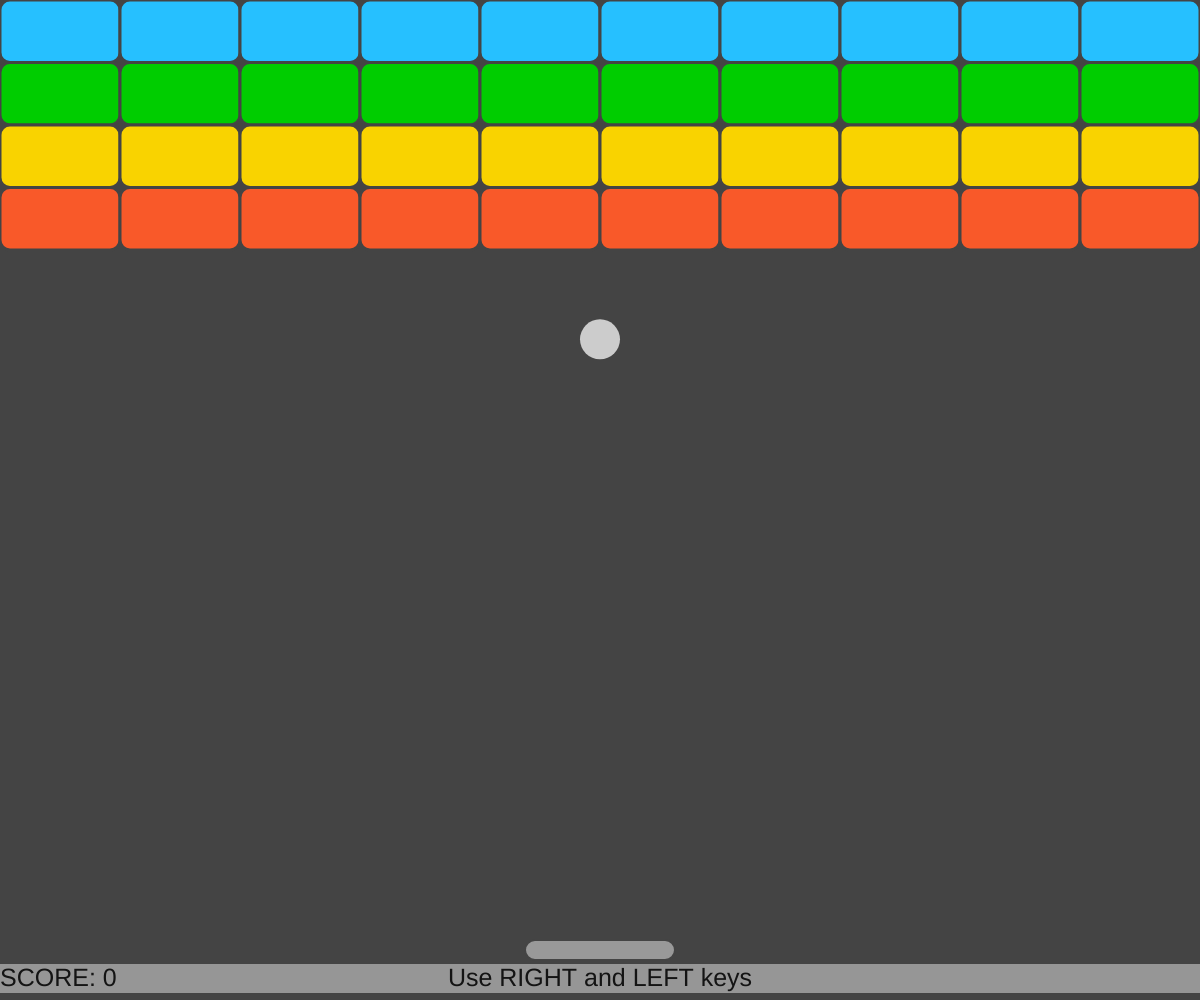
Frame 1 (no input)
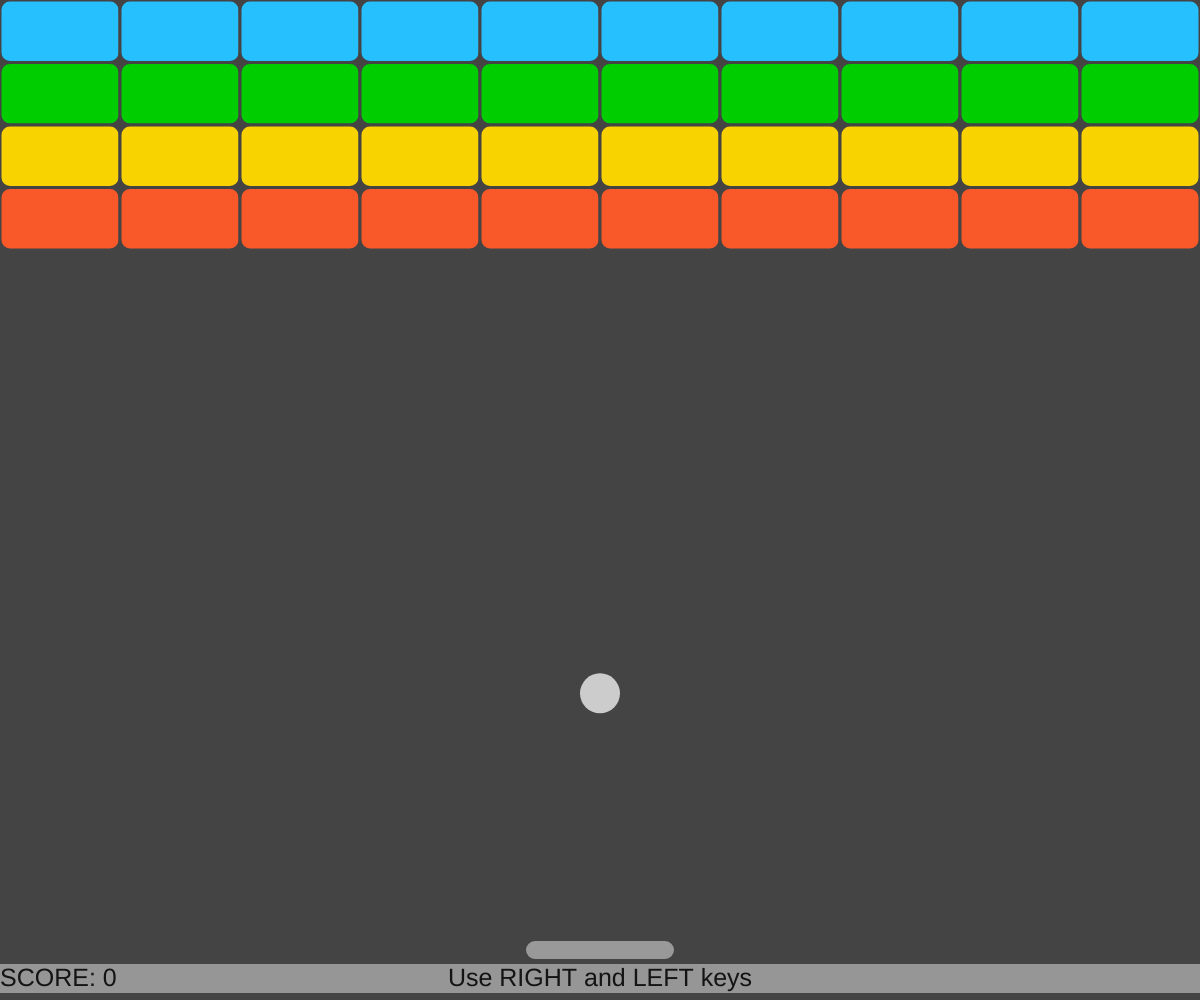
Frame 60 (no input)
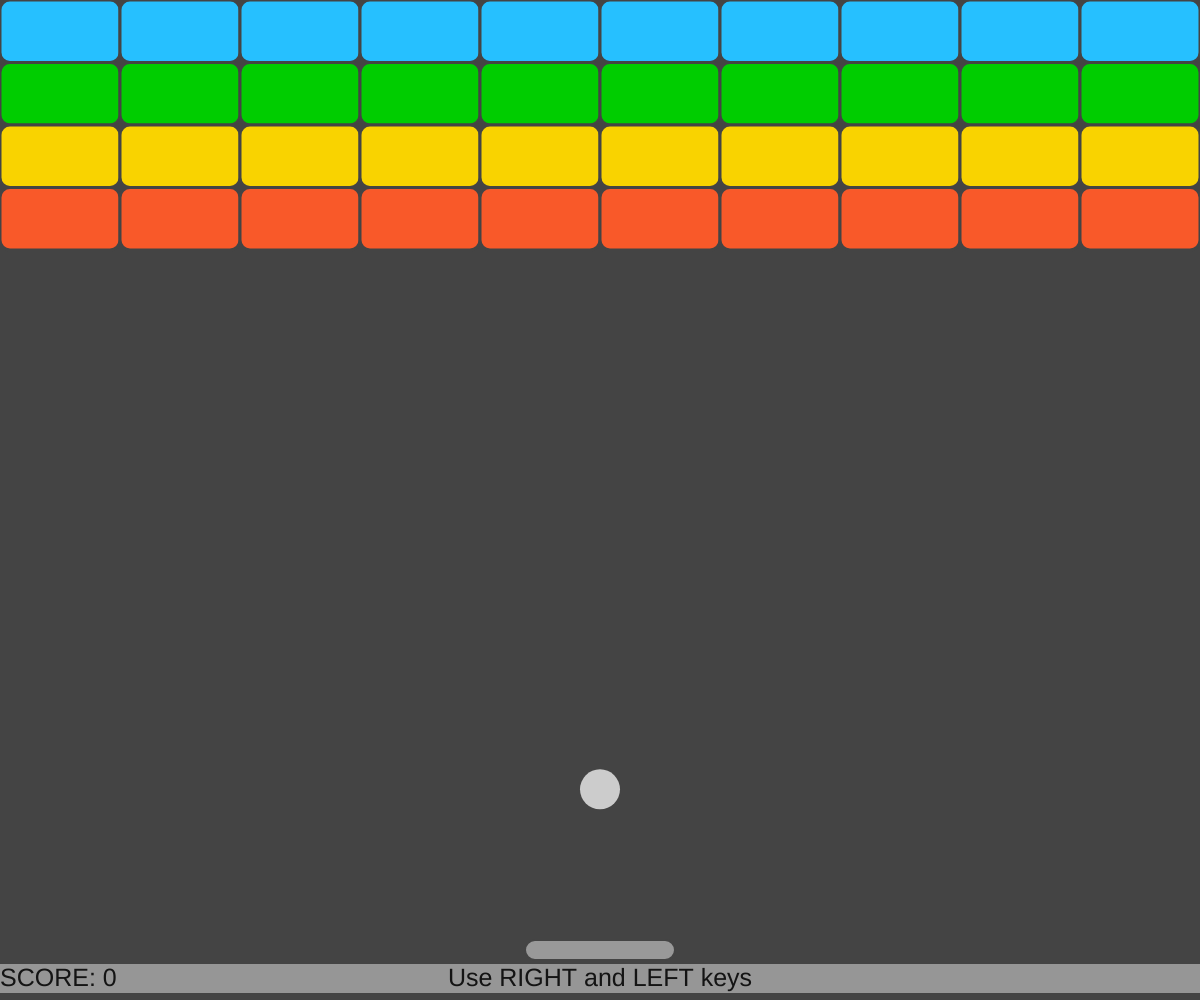
Frame 120 (the mouse pressed at the canvas centre since frame 60)

The p5.js sketch that drew these frames (run headless with seeded random() and noise() and a simulated clock; from frame 60 on, the mouse is pressed at the canvas centre):

// p5.js sketch
// ── sketch.js
/*
p5.js script for Breakout game
David Norman Diaz Estrada
https://github.com/DavidDZ7/breakout
August 2023
 */

backgroundColor='#444444'
paddleColor='#999999';
ballColor="#CCCCCC";
targetColors=["#f95929","#f9d300","#00cd00","#26c0ff"]//["#CC0000","#CCCC00","#00CC00","#0000CC"];

const rows=targetColors.length;
const cols=10;

paddle1=null
ball1=null
score1=null
targets=[]//list to store target objects
score=0

function setup() {
  createCanvas(windowWidth, windowHeight);
  [targets,maxWinPoints] = createTargets(rows,cols);
  console.log("maxWinpoints: ",maxWinPoints);
  paddle1 = new paddle();
  ball1 = new ball();
}

function draw() {
  let gameIsOver=ball1.check_if_ball_passed_bottom();
  if (gameIsOver){
    ShowGameOver();//display text
    setTimeout(restartGame, 1500);//restart after 1.5 seconds
    noLoop();//stop the draw function
  }
  else if(score==maxWinPoints){
    showGameInfo();
    ShowWin();
    noLoop();//stop the draw function
  }
  else{
    background(backgroundColor);
    showGameInfo();
    //Check collisions with targets:
    for (let i =0; i <targets.length; i++) {
      const currentTarget = targets[i];
  
      let collision=currentTarget.detectCollision(ball1); 
      if (collision){
        //increase score:
        score+=1;
        //bounce ball:
        ball1.Yspeed=abs(ball1.Yspeed);
        //decrease target life:
        currentTarget.life-=1;
        if (currentTarget.life<1){//hide target
          currentTarget.visible=false;
          currentTarget.checkCollisions=false;}
        break;
      }
  
    }
  
    //Show visible targets:
    for (const currentTarget of targets) {
      if (currentTarget.visible){currentTarget.show();}
    }
    //Update ball:
    ball1.update(paddle1);
    ball1.show();
    //Update paddle:    
    paddle1.update();
    paddle1.show();
  }
}

function createTargets(rows,cols){
  let maxWinPoints=0
  let targetWidth=windowWidth/cols;
  let targetHeight=(windowHeight/4)/rows;
  targets=[]
  targetLife=targetColors.length;

  for (row=0;row<rows;row++){
    let checkCollisions=true;
    for (col=0;col<cols;col++){
      targets.push(new target(row,col,targetWidth,targetHeight,checkCollisions,targetLife))
      maxWinPoints=maxWinPoints+targetLife
    }
    targetLife-=1;
  }
  return [targets,maxWinPoints]
}

function ShowGameOver(){
  let gameOverText="GAME OVER!";
  strokeWeight(0);
  textSize(40);
  let textWidth_ = textWidth(gameOverText);
  let textHeight_ = textAscent(gameOverText) + textDescent(gameOverText);
  //display text at the center of window
  fill(20);
  text(gameOverText,x=windowWidth/2-textWidth_/2,y=windowHeight/2-textHeight_/2);
}

function ShowWin(){
  let winText="YOU WON!";
  strokeWeight(0);
  textSize(40);
  let textWidth_ = textWidth(winText);
  let textHeight_ = textAscent(winText) + textDescent(winText);
  //display text at the center of window
  fill(20);
  text(winText,x=windowWidth/2-textWidth_/2,y=windowHeight/2-textHeight_/2);
}

function showGameInfo(){
  //----------------------------------------------------------------
  // DISPLAY GAME INSTRUCTIONS
  //----------------------------------------------------------------
  let instructions="Use RIGHT and LEFT keys";
  strokeWeight(0);
  textSize(25);
  let textWidth_ = textWidth(instructions);
  let textHeight_ = textAscent(instructions) + textDescent(instructions);
  //display a background rectangle for the instructions
  fill(150);
  rectMode('corner');
  rect(x=0,y=windowHeight-textHeight_-7,h=windowWidth,w=textHeight_);
  //display the instructions centered at the bottom
  fill(20);
  text(instructions,x=windowWidth/2-textWidth_/2,y=windowHeight-textHeight_/2);
  
  //----------------------------------------------------------------
  // DISPLAY SCORE
  //----------------------------------------------------------------
  let scoreText="SCORE: "+str(score);
  text(scoreText,x=0,y=windowHeight-textHeight_/2);
  
}



function windowResized() {//restart game if window is resized
  resizeCanvas(windowWidth, windowHeight);
  restartGame()
}


function restartGame(){
  paddle1=null
  ball1=null
  score1=null
  targets=[]
  score=0
  setup()//initialize game configuration
  loop()//resume the draw function
}

class paddle{
  constructor(){
    this.width=150;
    this.height=20;
    this.y=windowHeight-2.5*this.height;
    this.radius=10;
    this.speed=10;
    this.x=windowWidth/2;
    this.color=paddleColor;
  }

  show() {
    fill(this.color);
    strokeWeight(2);
    rectMode(CENTER);
    rect(this.x, this.y, this.width, this.height,this.radius);
  }

  update() {
    if (keyIsDown(RIGHT_ARROW)) {    
      this.move(1); // Move paddle to the right
    } else if (keyIsDown(LEFT_ARROW)) {
      this.move(-1); // Move paddle to the left
    }
  }

  move(direction){
    this.x=this.x+direction*this.speed;
    //ensure the paddle does not go outside the window:
    this.x=max(min(this.x,windowWidth-this.width/2),this.width/2);
  }

}


class ball{
  constructor(){
    this.diameter=40;
    this.color=ballColor;
    this.speed=6;
    this.reset();
  }

  reset(){
    this.x=windowWidth/2;
    this.y=windowHeight/3;
    let angle=Math.PI/2;//90 degrees
    this.Xspeed=this.speed*cos(angle);
    this.Yspeed=this.speed*sin(angle);
  }

  show(){
    fill(this.color);
    strokeWeight(0); 
    circle(this.x, this.y, this.diameter);
  }

  update(paddle1){
    this.x=this.x+this.Xspeed;
    this.y=this.y+this.Yspeed;
    //ensure ball bounces when hitting left limit of window:
    if(this.x-this.diameter/2<=0){
      this.x=this.diameter/2;
      this.Xspeed=abs(this.Xspeed);}
    //ensure ball bounces when hitting right limit of window:
    else if(this.x+this.diameter/2>=windowWidth){
      this.x=windowWidth-this.diameter/2;
      this.Xspeed=-1*this.Xspeed;}
    //ensure ball bounces when hitting top limit of window:
    else if(this.y-this.diameter/2<=0){
      this.Yspeed=abs(this.Yspeed);}      
    //ensure ball bounces when hitting paddle:
    if(this.x>=paddle1.x-paddle1.width/2 && this.x<=paddle1.x+paddle1.width/2 && this.y+this.diameter/2>=windowHeight-3*paddle1.height){
      let normalizedCenterDiff=(paddle1.x-this.x)/paddle1.width//[-1,1] range
      let angle=(Math.PI/2)*normalizedCenterDiff //range [-90,90] degrees
      this.Yspeed=-1*this.speed*cos(angle)//move ball up (negative Yspeed)
      this.Xspeed=this.speed*sin(angle)
    }
    
  }

  check_if_ball_passed_bottom(){
    if (this.y+this.diameter/2>=windowHeight){
      return true    
    }
    return false
  }

}


class target{
  constructor(row,col,w,h,checkCollisions,life){
    this.life=life;
    this.width=w;
    this.height=h;
    this.y=row*this.height+this.height/2;
    this.x=col*this.width+this.width/2;
    this.radius=10;
    this.checkCollisions=checkCollisions;
    this.visible=true;
  }

  show() {
    fill(targetColors[this.life-1]);
    strokeWeight(3);
    stroke(backgroundColor)
    rectMode(CENTER);
    rect(this.x, this.y, this.width, this.height,this.radius);
  }

  detectCollision(ball){
    if (this.checkCollisions 
    && ball.x>=this.x-this.width/2
    && ball.x<=this.x+this.width/2 
    && ball.y-ball.diameter/2 <= this.y+this.height/2){
      return true;
    }
    return false;
  }

}
